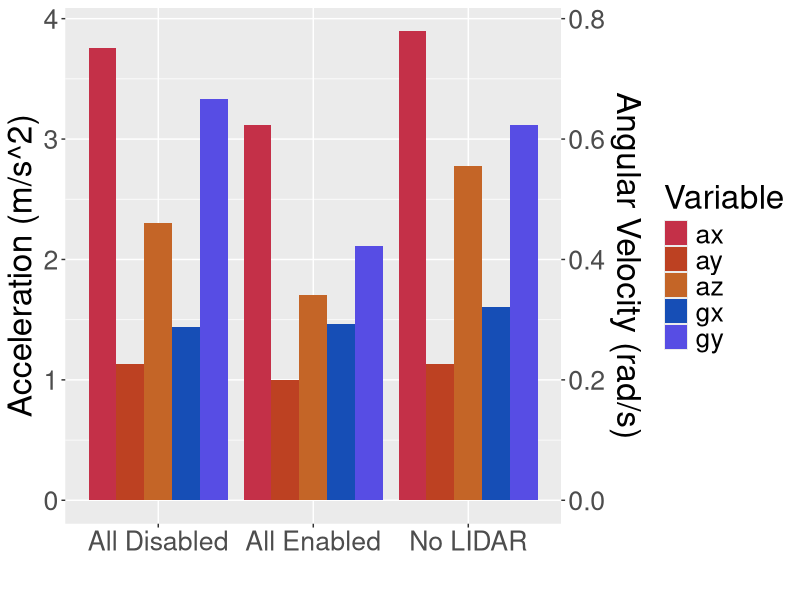

Write the R code that produced this figure.
rm(list=ls())

library(ggplot2)

col_names <-  c("micros", "gx", "gy", "gz", "ax", "ay", "az")
gravity <- 9.81

complementary_filter <- function(df) {
    df$pitch <- df$micros
    df$roll <- df$micros

    df$pitch[1] <- atan2(df$ax[1], df$az[1])
    df$roll[1] <- atan2(df$ay[1], df$az[1])

    for (i in 2:nrow(df)) {
        dt <- (df$seconds[i] - df$seconds[i-1])
        decay <- exp(-dt/0.2)

        df$pitch[i] <- (1-decay)*atan2(df$ax[i], df$az[i]) + decay*df$pitch[i-1] + dt*(-df$gy[i])
        df$roll[i] <- (1-decay)*atan2(df$ay[i], df$az[i]) + decay*df$roll[i-1] + dt*df$gx[i]
    }

    return(df)
}

all_enabled <- read.table("logs/Setup 2/2025-04-06T15-08-53-005173 all enabled.csv", sep=",", col.names=col_names)
all_enabled$seconds <- all_enabled$micros / 1e6
all_enabled <- complementary_filter(all_enabled)
all_enabled <- subset(all_enabled, seconds > 39.5 & seconds < 48)

# plot <- ggplot(all_enabled, aes(x=seconds)) +
#     geom_line(aes(y=ax, color="X acceleration")) +
#     geom_line(aes(y=ay, color="Y acceleration")) +
#     geom_line(aes(y=az-9.81, color="Z acceleration")) +
#     geom_line(aes(y=gx, color="Roll velocity")) +
#     geom_line(aes(y=gy, color="Pitch velocity")) +
#     geom_line(aes(y=pitch, color="Pitch")) +
#     geom_line(aes(y=roll, color="Roll"))
# print(plot)

all_enabled_var <- apply(all_enabled, 2, var)


no_lidar <- read.table("logs/Setup 2/2025-04-06T15-25-16-316221 no lidar.csv", sep=",", col.names=col_names)
no_lidar$seconds <- no_lidar$micros / 1e6
no_lidar <- complementary_filter(no_lidar)
no_lidar <- subset(no_lidar, seconds > 132 & seconds < 139)

# plot <- ggplot(no_lidar, aes(x=seconds)) +
#     geom_line(aes(y=ax, color="X acceleration")) +
#     geom_line(aes(y=ay, color="Y acceleration")) +
#     geom_line(aes(y=az-9.81, color="Z acceleration")) +
#     geom_line(aes(y=gx, color="Roll velocity")) +
#     geom_line(aes(y=gy, color="Pitch velocity"))
# print(plot)

no_lidar_var <- apply(no_lidar, 2, var)


all_disabled <- read.table("logs/Setup 2/2025-04-06T14-59-06-890147 all disabled.csv", sep=",", col.names=col_names)
all_disabled$seconds <- all_disabled$micros / 1e6
all_disabled <- complementary_filter(all_disabled)
all_disabled <- subset(all_disabled, seconds > 31 & seconds < 37)

# plot <- ggplot(all_disabled, aes(x=seconds)) +
#     geom_line(aes(y=ax, color="X acceleration")) +
#     geom_line(aes(y=ay, color="Y acceleration")) +
#     geom_line(aes(y=az-9.81, color="Z acceleration")) +
#     geom_line(aes(y=gx, color="Roll velocity")) +
#     geom_line(aes(y=gy, color="Pitch velocity"))
# print(plot)

all_disabled_var <- apply(all_disabled, 2, var)


gyro_scale = 5

# Long dataframe - good for plotting
variances <- data.frame(which=rep(c("All Enabled", "No LIDAR", "All Disabled"), each=length(col_names)+3), Variable=rep(c(col_names, "seconds", "pitch", "roll"), 3), val=c(all_enabled_var, no_lidar_var, all_disabled_var))
variances <- subset(variances, Variable!="micros" & Variable!="seconds")
variances$val <- sqrt(variances$val)
variances$val <- variances$val * rep(c(gyro_scale, gyro_scale, gyro_scale, 1, 1, 1, 1, 1), 3)

variances_raw <- subset(variances, Variable!="pitch" & Variable !="roll" & Variable !="gz")
variances_filtered <- subset(variances, Variable=="pitch" | Variable =="roll")


raw_palette <- c("#c43048", "#bd4122", "#c46527", "#164eb6", "#574de4")

plot <- ggplot(variances_raw, aes(x=which, y=val, fill=Variable)) + geom_col(position="dodge") + xlab("") + theme(text=element_text(size=24)) + scale_fill_manual(values=raw_palette) +
    scale_y_continuous(
        name="Acceleration (m/s^2)",
        sec.axis = sec_axis(transform=~./gyro_scale, name="Angular Velocity (rad/s)")
    )
print(plot)

plot <- ggplot(variances_filtered, aes(x=which, y=val, fill=Variable)) + geom_col(position="dodge") + xlab("") + theme(text=element_text(size=24)) +
    scale_y_continuous(
        name="Attitude (rad)"
    )
#print(plot)